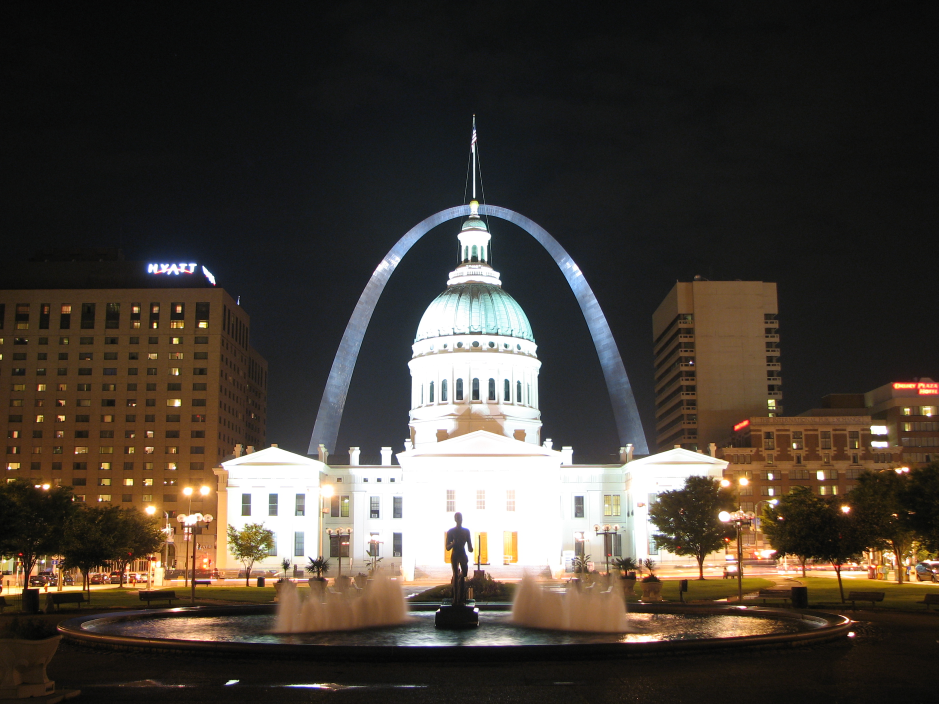
#> input picture examples/images/image3.jpg, 2816 x 2112 px, given in place of images, which was not available (shown at 1/3 size)
$ python demo_validate.py --images images images images images
#> lines starting #> are read from the running program, lines starting #| are printed output that depends on the picture; pictures that were not available may be replaced by others from this repository, and a replacement may not be noted
from __future__ import annotations
import argparse
import os
import sys
from pathlib import Path
import logging
from typing import List, Tuple

import numpy as np
from PIL import Image
import matplotlib
matplotlib.use("Agg")
import matplotlib.pyplot as plt

LOG = logging.getLogger("demo")
logging.basicConfig(level=logging.INFO, format="[%(levelname)s] %(message)s")

def _try_import_user_pkg():
    """
    Insert candidate paths and try importing the user's package.
    We prioritize the folder where this script lives.
    """
    here = Path(__file__).resolve().parent
    parent = here.parent
    candidates = [here.name, "refactored_hdr_package", "refactored_pkg", "hdr_refactored", "hdr"]
    pkg_path = os.environ.get("HDR_PKG_PATH")
    if pkg_path and pkg_path not in sys.path:
        sys.path.insert(0, pkg_path)
    if str(parent) not in sys.path:
        sys.path.insert(0, str(parent))

    for name in candidates:
        try:
            mod = __import__(name, fromlist=["*"])

            core = __import__(f"{name}.hdr_core_processor", fromlist=["HDRCoreProcessor"])
            HDRCoreProcessor = getattr(core, "HDRCoreProcessor")
            resp = __import__(f"{name}.response_function", fromlist=["ResponseFunction"])
            ResponseFunction = getattr(resp, "ResponseFunction")
            try:
                enums = __import__(f"{name}.utils.enums", fromlist=["TonemappingAlgorithm", "HDRAlgorithm"])
                TonemappingAlgorithm = getattr(enums, "TonemappingAlgorithm", None)
                HDRAlgorithm = getattr(enums, "HDRAlgorithm", None)
            except Exception:
                TonemappingAlgorithm = None
                HDRAlgorithm = None
            LOG.info("Using user's package: %s", name)
            return name, HDRCoreProcessor, ResponseFunction, TonemappingAlgorithm, HDRAlgorithm
        except Exception as e:
            continue
    raise RuntimeError("User package not found. Set HDR_PKG_PATH or place this script next to the package folder.")

PKG_NAME, HDRCoreProcessor, ResponseFunction, TonemapEnum, HDRAlgorithm = _try_import_user_pkg()


def _ensure_outdir(path: Path):
    path.mkdir(parents=True, exist_ok=True)

def _load_images(paths: List[Path]) -> List[Image.Image]:
    ims = []
    for p in paths:
        im = Image.open(p).convert("RGB")
#> im is the input picture: PIL image 2816x2112 RGB; mean R, G, B 69.8, 62.4, 54.6
        ims.append(im)

    Hs = [im.height for im in ims]
    Ws = [im.width for im in ims]
    Hmin, Wmin = min(Hs), min(Ws)
    ims = [im.resize((Wmin, Hmin), Image.BILINEAR) for im in ims]
    return ims

# [10 lines left out: function _srgb_to_linear, not called in this run]

def _collage_h(images: List[Image.Image]) -> Image.Image:
    """Horizontal collage."""
    if not images: raise ValueError("no images")
    w, h = images[0].size
#> w = 2816; h = 2112
    out = Image.new("RGB", (w * len(images), h))
#> out: PIL image 11264x2112 RGB; every value is 0
    x = 0
    for im in images:
        out.paste(im, (x, 0))
        x += w
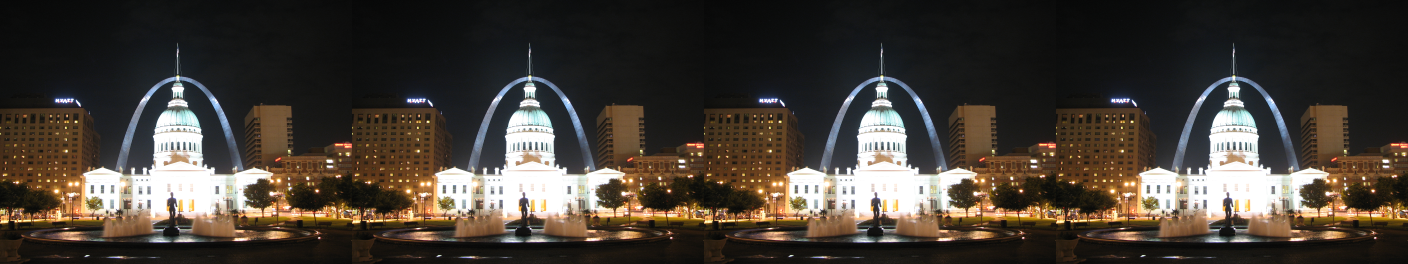
#> out: PIL image 11264x2112 RGB (shown at 1/8 size); mean R, G, B 69.8, 62.4, 54.6
    return out

def _histogram_plot(img: Image.Image, path: Path, title: str):
    arr = np.asarray(img, dtype=np.uint8)
    Y = (0.2126*arr[...,0] + 0.7152*arr[...,1] + 0.0722*arr[...,2]).astype(np.uint8)
    plt.figure()
    plt.hist(Y.ravel(), bins=256, range=(0,255))
    plt.title(title)
    plt.xlabel("Luma (Rec.709)")
    plt.ylabel("Count")
    plt.tight_layout()
    plt.savefig(path)
    plt.close()

# [58 lines left out: functions _estimate_noise_u8, _fit_response_pair, _save_response_plot, not called in this run]


def main():
    ap = argparse.ArgumentParser(description="HDR demo/validation runner (v2)")
    ap.add_argument("--images", nargs=4, required=True, help="Four image paths (different ISO/exposures)")
    ap.add_argument("--out", default="hdr_validate_out", help="Output directory")
    ap.add_argument("--pipeline", choices=["mertens", "hdr", "both"], default="both",
                    help="Which pipeline to run")
    ap.add_argument("--align", action="store_true", help="Try AlignMTB where applicable (OpenCV)")

    ap.add_argument("--m-contrast", type=float, default=1.0)
    ap.add_argument("--m-saturation", type=float, default=0.5)
    ap.add_argument("--m-well", type=float, default=1.5)
    ap.add_argument("--pre-denoise", action="store_true", help="Pre-denoise frames for Mertens/HDR where applicable")
    ap.add_argument("--pre-strength", default="auto", help='"auto" or 0..1')
    ap.add_argument("--post-chroma-denoise", action="store_true", help="Post chroma-only denoise after fusion")
    ap.add_argument("--post-strength", type=float, default=0.15)

    ap.add_argument("--hdr-weights", action="store_true", help="Use well-exposedness weights for HDR merge")
    ap.add_argument("--hdr-tonemap", default="REINHARD", help="REINHARD|CLAMP|EXPONENTIAL|ACES")
    ap.add_argument("--hdr-linear-scale", type=float, default=1.0)
    args = ap.parse_args()

    out_dir = Path(args.out)
    _ensure_outdir(out_dir)


    img_paths = [Path(p) for p in args.images]
    images = _load_images(img_paths)


    _collage_h(images).save(out_dir / "00_inputs_collage.jpg", quality=95)
    for i, im in enumerate(images):
        _histogram_plot(im, out_dir / f"10_hist_input_{i}.png", f"Input {i} histogram")
#> this loop made 4 passes
#> pass 1, in _histogram_plot, `Y = (0.2126*arr[...,0] + 0.7152*arr[...,1] + 0.0722*arr[...,2]).astype..`:
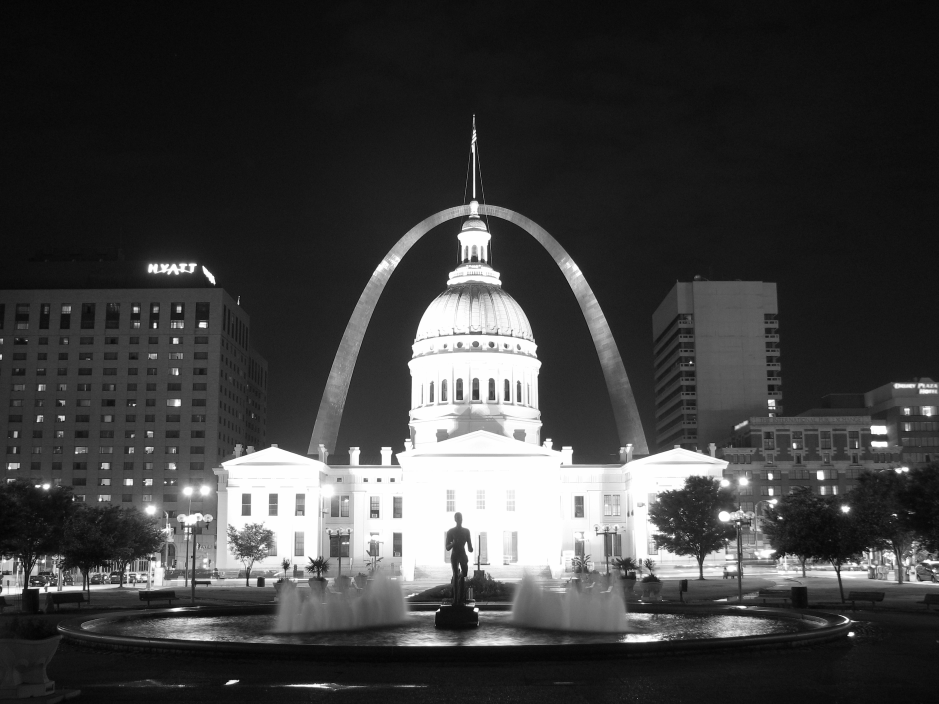
#> Y: shape (2112, 2816) (shown at 1/3 size); min 0, max 254, mean 62.9
#> pass 1, in _histogram_plot, `plt.savefig(path)`:
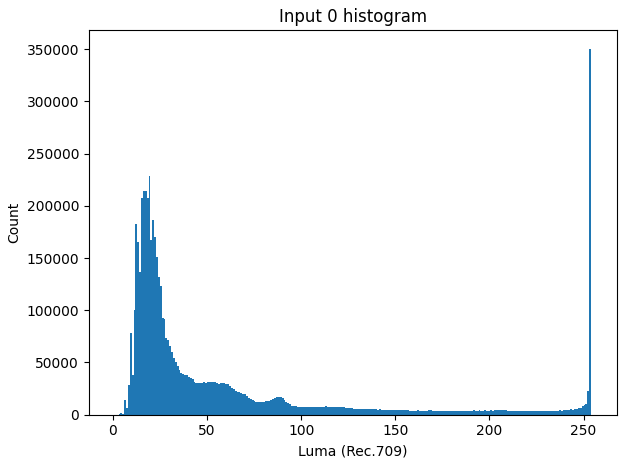
#> figure drawn by matplotlib, 1 panel; tallest bar 350445 high, from x = 253 to 254

    core = HDRCoreProcessor(enable_temporal_nr=True)


    if args.pipeline in ("mertens", "both"):
        fused = core.exposure_fusion_mertens(
            images,
            align=args.align,
            contrast=args.m_contrast,
            saturation=args.m_saturation,
            well_exposed=args.m_well,
            pre_denoise=args.pre_denoise,
            pre_strength=args.pre_strength,
            post_chroma_denoise=args.post_chroma_deniose if hasattr(args, 'post_chroma_deniose') else args.post_chroma_denoise,
            post_strength=args.post_strength
        )
        Image.fromarray(fused).save(out_dir / "50_mertens_fused.jpg", quality=95)
        _histogram_plot(Image.fromarray(fused), out_dir / "51_hist_mertens.png", "Mertens Histogram")
        LOG.info("Mertens fusion saved: %s", out_dir / "50_mertens_fused.jpg")


    if args.pipeline in ("hdr", "both"):
        base_idx = 1

        A_vals, B_vals = [], []
        for i, im in enumerate(images):
            if i == base_idx:
                A_vals.append(1.0); B_vals.append(0.0)
            else:
                A, B = _fit_response_pair(images[base_idx], im, n_samples=30000, exclude=(5,95))
                A_vals.append(float(A)); B_vals.append(float(B))
                _save_response_plot(images[base_idx], im, A, B, out_dir / f"20_response_fit_{i}.png",
                                    f"Response fit base({base_idx}) -> img({i})")

        offsets_x = [0, 0, 0, 0]
        offsets_y = [0, 0, 0, 0]

        out_img = core.apply_hdr_n_function(
            bitmaps=images,
            base_index=base_idx,
            offsets_x=offsets_x,
            offsets_y=offsets_y,
            parameters_a=A_vals,
            parameters_b=B_vals,
            tonemapping_algorithm=args.hdr_tonemap,
            linear_scale=args.hdr_linear_scale,
            use_weights=args.hdr_weights
        )
        out_img.save(out_dir / "90_hdr_tonemapped.jpg", quality=95)
        _histogram_plot(out_img, out_dir / "91_hist_hdr.png", "HDR Histogram")
        LOG.info("HDR tonemapped saved: %s", out_dir / "90_hdr_tonemapped.jpg")


    html = []
    html.append("<html><head><meta charset='utf-8'><title>HDR Demo Report</title></head><body>")
    html.append("<h1>HDR Demo/Validation Report</h1>")
    html.append("<h2>Inputs</h2>")
    html.append("<img src='00_inputs_collage.jpg' style='max-width:100%;'><br>")
    for i in range(4):
        html.append(f"<img src='10_hist_input_{i}.png' width='380'>")
    if (out_dir / "50_mertens_fused.jpg").exists():
        html.append("<h2>Mertens Fusion</h2>")
        html.append("<img src='50_mertens_fused.jpg' style='max-width:100%;'><br>")
        html.append("<img src='51_hist_mertens.png' width='420'>")
    if (out_dir / "90_hdr_tonemapped.jpg").exists():
        html.append("<h2>HDR Merge</h2>")
        for i in range(4):
            if (out_dir / f"20_response_fit_{i}.png").exists():
                html.append(f"<img src='20_response_fit_{i}.png' width='420'>")
        html.append("<br>")
        html.append("<img src='90_hdr_tonemapped.jpg' style='max-width:100%;'><br>")
        html.append("<img src='91_hist_hdr.png' width='420'>")
    html.append("</body></html>")
    (out_dir / "index.html").write_text("\n".join(html), encoding="utf-8")
    LOG.info("HTML report: %s", out_dir / "index.html")


if __name__ == "__main__":
    main()
#> (the call stopped at in main, `core = HDRCoreProcessor(enable_temporal_nr=True)`: examples is not available in this run)
